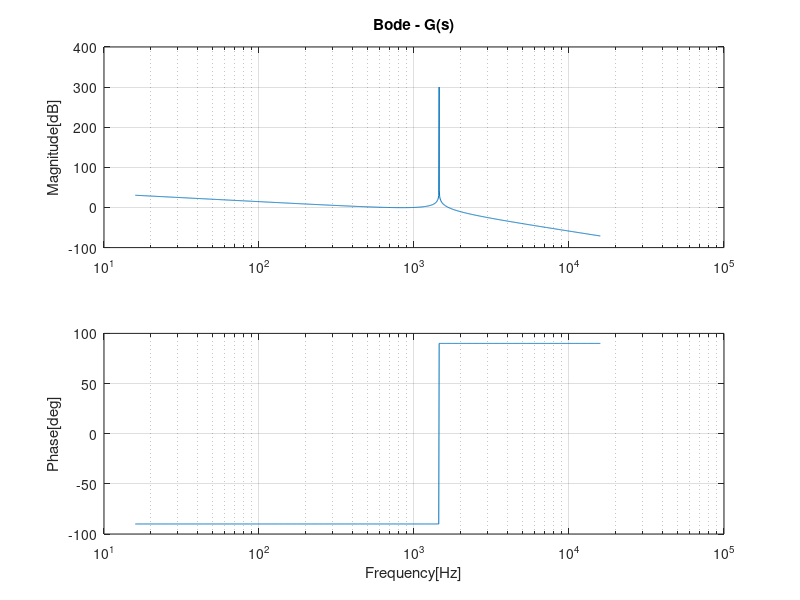

Write MATLAB code to recreate this figure.
% LCL PWM Filter

clear all; % clear all code
close all; % close all windows
clc; % command line clear

% Load the control package for transfer functions [tf]
pkg load control

% Define filter parameters
Li = 200e-06; % Inverter side inductor 200uH example
Cf_wye = 180e-06; % Filter capacitor in wye arrangement 180uF example
Lg = 100e-06; % Grid side inductor 100uH example

% Setup a transfer function in the `s` domain [laplace]
s = tf('s');

% Transfer function for filter current response G(s) = ign(s) / Vin(s)
% where `ign` = Grid current and `Vin` = Inverter voltage (n = phase [a, b, c])
% Doc: An Improved LCL Filter Design in Order to Ensure Stability without
% Damping and Despite Large Grid Impedance Variations, MDPI 2017
% Authors: Romdhane, Naouar, Belkhodja, Monmasson
% DOI: 10.3390/en10030336
G_s = 1 / (((Li * Lg * Cf_wye) * (s^3)) + ((Li + Lg) * s));

% Bode plot of the impedance response
[bode_mag, bode_pha, bode_w] = bode(G_s);

bode_hz = bode_w / (2 * pi); % Convert from rps to hz
bode_mag_db = 20 * (log10(bode_mag)); % Convert from ratio to dB

% Manual bode plots with Hz [not Rad/s]
figure
subplot(2,1,1); % Subplot 1 of (2,1)
semilogx(bode_hz, bode_mag_db); % Plot the magnitude
zoom on;
grid on;
title('Bode - G(s)');
ylabel('Magnitude[dB]');

subplot(2,1,2); % Subplot 2 of (2,1)
semilogx(bode_hz, bode_pha); % Plot the phase
grid on;
zoom on;
ylabel('Phase[deg]');
xlabel('Frequency[Hz]');
